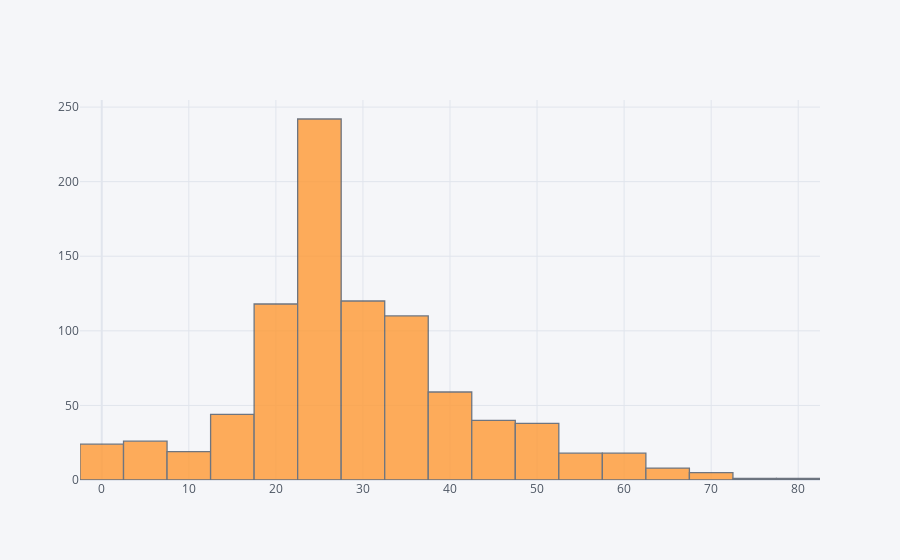

Source (notebook cell):
### Code cell
configure_plotly_browser_state()
entrenamiento['Age'].iplot(kind='hist',bins=20)

### Figure 1 — Plotly figure (JSON) as saved in the notebook; plotly's stock layout.template omitted (floating-point values rounded to 4 significant figures; data arrays with more than 128 entries replaced by an {"elided": "..."} marker saying what was removed)
{"data": [{"histfunc": "count", "histnorm": "", "marker": {"color": "rgba(255, 153, 51, 1.0)", "line": {"color": "#4D5663", "width": 1.3}}, "name": "Age", "nbinsx": 20, "opacity": 0.8, "orientation": "v", "x": {"elided": "891 float values"}, "type": "histogram"}], "layout": {"barmode": "overlay", "legend": {"bgcolor": "#F5F6F9", "font": {"color": "#4D5663"}}, "paper_bgcolor": "#F5F6F9", "plot_bgcolor": "#F5F6F9", "title": {"font": {"color": "#4D5663"}}, "xaxis": {"gridcolor": "#E1E5ED", "showgrid": true, "tickfont": {"color": "#4D5663"}, "title": {"font": {"color": "#4D5663"}, "text": ""}, "zerolinecolor": "#E1E5ED"}, "yaxis": {"gridcolor": "#E1E5ED", "showgrid": true, "tickfont": {"color": "#4D5663"}, "title": {"font": {"color": "#4D5663"}, "text": ""}, "zerolinecolor": "#E1E5ED"}}}
